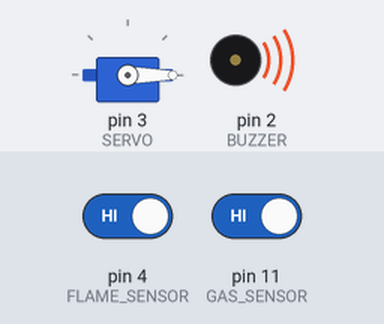
The sketch below on a simulated Arduino Uno, built with avr-gcc and run on an emulated ATmega328P. Parts: servo, buzzer (waves = sounding, pin HIGH). Inputs (shaded band) come from the test bench; at power-on: pin 4 (FLAME_SENSOR) HIGH, pin 11 (GAS_SENSOR) HIGH.

Above: at 17.5 s.
17.6 s: pin 4 (FLAME_SENSOR) driven LOW
25.9 s: pin 11 (GAS_SENSOR) driven LOW
At 27.1 s:
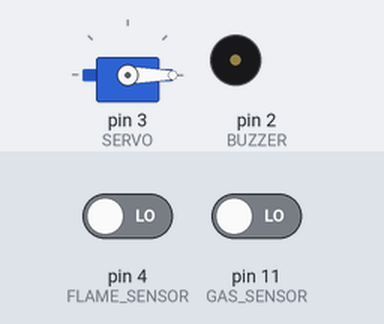
34.2 s: pin 4 (FLAME_SENSOR) driven HIGH
At 34.58 s:
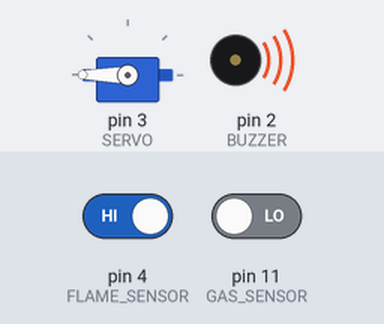
Timing chart, 0 to 100.7 s (numbered marks = the images above; inputs shaded):
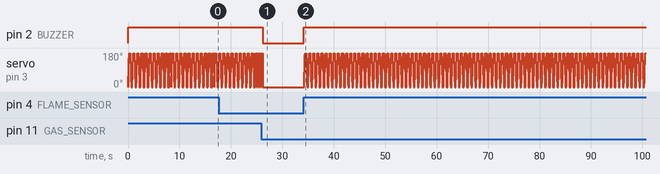

The sketch:

arduino.ino
```cpp
#include <Servo.h>
#include <SoftwareSerial.h>

Servo servo;
SoftwareSerial serial(12, 13);

// Variables
const int SERVO = 3;
const int BUZZER = 2;
const int FLAME_SENSOR = 4;
const int GAS_SENSOR = 11;

void setup() {
  serial.begin(9600);
  servo.attach(SERVO);

  // Pins
  pinMode(SERVO , OUTPUT);
  pinMode(FLAME_SENSOR, INPUT_PULLUP);
  pinMode(BUZZER , OUTPUT);
  pinMode(GAS_SENSOR, INPUT_PULLUP);
}

void loop() {
  if (digitalRead(FLAME_SENSOR) == HIGH)
    flame();

  if (digitalRead(GAS_SENSOR) == HIGH)
    gas();
  else {
    digitalWrite(BUZZER, LOW);
    servo.write(0);
  }
}

void flame() {
  digitalWrite(BUZZER, HIGH); // alert

  for (int i = 0; i < 10; i++) {
    serial.println("Flame Alert #" + String(i) + "...");
    // open
    for (int pos = 0; pos <= 360; pos++) {
      servo.write(pos);
      delay(1);  // wait
    }

    // close
    for (int pos = 180; pos >= -180; pos--) {
      servo.write(pos);
      delay(1);  // wait
    }
  }
  digitalWrite(BUZZER, LOW);
  servo.write(0);
}

void gas() {
  digitalWrite(BUZZER, HIGH); // alert

  for (int pos = 0; pos <= 360; pos++) {
      servo.write(pos);
      delay(1);  // wait
  }
}
```

Measured:
- after the input at 25.9 s, pin 2 (BUZZER): HIGH → LOW after 0.34 s; servo on pin 3 (SERVO): goes on until 26.2 s, then stays 0°
